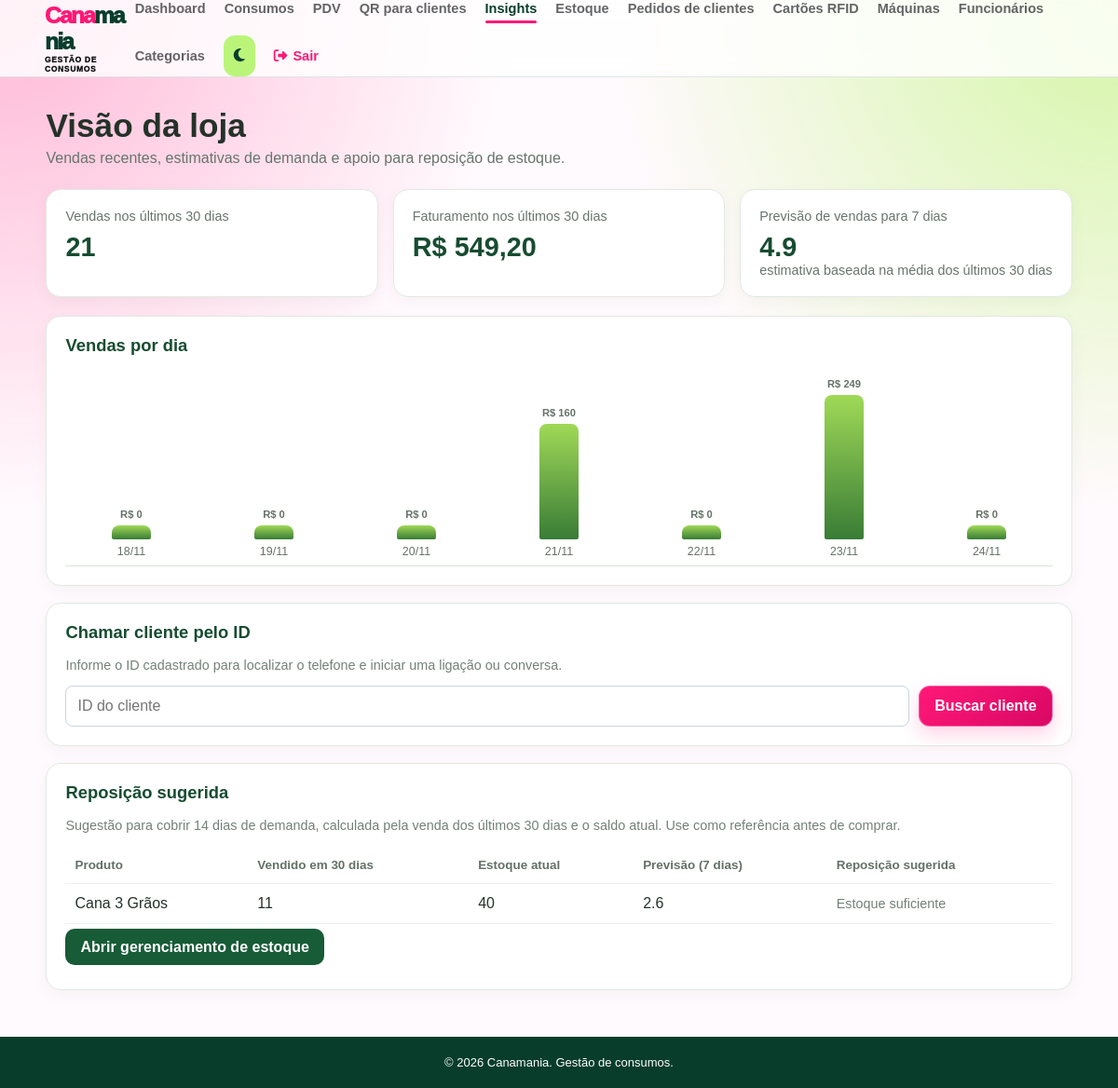
Page /insights/ (signed in) on the committed database.
### app/models/produtos.py (models this page shows, shortened)
class Produto(Base):
    __tablename__ = "produtos"
    id = Column(Integer, primary_key=True, index=True)
    nome = Column(String(200), unique=True, index=True)
    preco = Column(Float)
    estoque_atual = Column(Integer, nullable=False, default=0)
    possui_variacoes_tamanho = Column(Boolean, nullable=False, default=False, server_default="false")
    ativo = Column(Boolean, default=True)
    imagem_path = Column(String(255), nullable=True)
    categoria_id = Column(Integer, ForeignKey("categorias.id", ondelete="SET NULL"), nullable=True)
    categoria = relationship("Categoria", back_populates="produtos")
    estoques_tamanho = relationship(
        "EstoqueTamanho", back_populates="produto", cascade="all, delete-orphan"
    )
    estoques_variacoes = relationship(
        "EstoqueVariacao", back_populates="produto", cascade="all, delete-orphan"
    )

### app/controllers/insights_controller.py (the view)
@router.get("/")
def painel_insights(
    request: Request,
    cliente_id: int | None = None,
    db: Session = Depends(get_db),
    usuario=Depends(get_usuario_logado),
):
    agora = datetime.utcnow()
    trinta_dias = agora - timedelta(days=30)
    sete_dias = agora - timedelta(days=7)
    vendas_periodo = db.query(Venda).filter(Venda.criado_em >= trinta_dias).all()
    receita_30 = sum(float(v.total_liquido or 0) for v in vendas_periodo)
    dias = [(agora - timedelta(days=i)).date() for i in reversed(range(7))]
    vendas_por_dia = {dia: {"quantidade": 0, "receita": 0.0} for dia in dias}
    for venda in db.query(Venda).filter(Venda.criado_em >= sete_dias).all():
        dia = (venda.criado_em - timedelta(hours=3)).date() if venda.criado_em else None
        if dia in vendas_por_dia:
            vendas_por_dia[dia]["quantidade"] += 1
            vendas_por_dia[dia]["receita"] += float(venda.total_liquido or 0)
    max_receita = max((d["receita"] for d in vendas_por_dia.values()), default=0) or 1
    grafico = [{"dia": dia.strftime("%d/%m"), "receita": dados["receita"], "altura": max(8, round(dados["receita"] / max_receita * 100)), "vendas": dados["quantidade"]} for dia, dados in vendas_por_dia.items()]
    vendidos = dict(
        db.query(ItemVenda.produto_id, func.coalesce(func.sum(ItemVenda.quantidade), 0))
        .join(Venda, ItemVenda.venda_id == Venda.id)
        .filter(Venda.criado_em >= trinta_dias, ItemVenda.produto_id.isnot(None))
        .group_by(ItemVenda.produto_id).all()
    )
    saldos_filiais = dict(
        db.query(EstoqueFilial.produto_id, func.coalesce(func.sum(EstoqueFilial.quantidade), 0))
        .group_by(EstoqueFilial.produto_id).all()
    )
    produtos = db.query(Produto).filter(Produto.ativo == True).all()
    recomendacoes = []
    for produto in produtos:
        qtd_vendida = int(vendidos.get(produto.id, 0))
        if produto.eh_consumo or not qtd_vendida:
            continue
        estoque = int(saldos_filiais.get(produto.id, produto.estoque_atual or 0))
        if produto.possui_variacoes_tamanho:
            estoque = sum(int(v.estoque_atual or 0) for v in produto.estoques_variacoes)
        media_dia = qtd_vendida / 30
        previsao = round(media_dia * 7, 1)
        sugerido = max(0, int((media_dia * 14) - estoque + 0.999))
        recomendacoes.append({"nome": produto.nome, "estoque": estoque, "vendidos": qtd_vendida, "previsao": previsao, "sugerido": sugerido})
    recomendacoes.sort(key=lambda p: (p["sugerido"] == 0, -p["sugerido"], -p["vendidos"], p["nome"].lower()))
    cliente = db.query(Cliente).filter(Cliente.id == cliente_id, Cliente.ativo == True).first() if cliente_id else None
    telefone_limpo = "".join(c for c in (cliente.telefone or "") if c.isdigit()) if cliente else ""
    whatsapp = ("https://wa.me/55" + telefone_limpo) if len(telefone_limpo) in (10, 11) else ("https://wa.me/" + telefone_limpo if len(telefone_limpo) > 11 else "")
    return templates.TemplateResponse(request, "insights.html", {
        "request": request, "usuario": usuario, "cliente_id": cliente_id,
        "cliente": cliente, "telefone_limpo": telefone_limpo, "whatsapp": whatsapp,
        "grafico": grafico, "receita_30": receita_30,
        "vendas_30": len(vendas_periodo), "previsao_7": round(len(vendas_periodo) / 30 * 7, 1),
        "recomendacoes": recomendacoes[:10],
    })

### app/templates/insights.html (shortened to what this page needs)
{% extends "base.html" %}
{% block content %}
<main class="insights">
  <h1>Visão da loja</h1><p class="intro">Vendas recentes, estimativas de demanda e apoio para reposição de estoque.</p>
  <section class="insight-grid" aria-label="Resumo de vendas">
    <article class="insight-card"><span>Vendas nos últimos 30 dias</span><strong>{{ vendas_30 }}</strong></article>
    <article class="insight-card"><span>Faturamento nos últimos 30 dias</span><strong>R$ {{ '%.2f'|format(receita_30)|replace('.', ',') }}</strong></article>
    <article class="insight-card"><span>Previsão de vendas para 7 dias</span><strong>{{ previsao_7 }}</strong><span>estimativa baseada na média dos últimos 30 dias</span></article>
  </section>
  <section class="panel"><h2>Vendas por dia</h2><div class="bars" role="img" aria-label="Gráfico de faturamento dos últimos sete dias">
    {% for dia in grafico %}<div class="bar-col" title="{{ dia.vendas }} vendas"><b>R$ {{ '%.0f'|format(dia.receita) }}</b><div class="bar" style="height:{{ dia.altura }}%"></div><span>{{ dia.dia }}</span></div>{% endfor %}
  </div></section>
  <section class="panel"><h2>Chamar cliente pelo ID</h2><p class="muted">Informe o ID cadastrado para localizar o telefone e iniciar uma ligação ou conversa.</p>
    <form class="client-form" method="get" action="/insights/"><input name="cliente_id" type="number" min="1" required placeholder="ID do cliente" value="{{ cliente_id or '' }}"><button type="submit">Buscar cliente</button></form>
  </section>
  <section class="panel"><h2>Reposição sugerida</h2><p class="muted">Sugestão para cobrir 14 dias de demanda, calculada pela venda dos últimos 30 dias e o saldo atual. Use como referência antes de comprar.</p>
    <div class="table-wrap"><table><thead><tr><th>Produto</th><th>Vendido em 30 dias</th><th>Estoque atual</th><th>Previsão (7 dias)</th><th>Reposição sugerida</th></tr></thead><tbody>
    {% for item in recomendacoes %}<tr><td>{{ item.nome }}</td><td>{{ item.vendidos }}</td><td>{{ item.estoque }}</td><td>{{ item.previsao }}</td><td>{% if item.sugerido %}<span class="pill">{{ item.sugerido }} unidades</span>{% else %}<span class="muted">Estoque suficiente</span>{% endif %}</td></tr>{% else %}<tr><td colspan="5">Ainda não há vendas de produtos nos últimos 30 dias para calcular sugestões.</td></tr>{% endfor %}
    </tbody></table></div><p><a class="action" href="/estoque/">Abrir gerenciamento de estoque</a></p>
  </section>
</main>
{% endblock %}

### app/static/css/base.css (style rules this page uses)
:root { --cana-pink:#ff1877;--cana-lime:#baf57a;--cana-green:#083d2c;--cana-ink:#111315;--cana-bg:#fffafd;--cana-surface:#fff }
* { box-sizing: border-box; }
body { min-height: 100vh; margin: 0; display: flex; flex-direction: column; font-family: Arial, sans-serif; background-color: var(--cana-bg); color: var(--cana-ink); transition: background .3s,color .3s; }
:is(button,.btn-create,.btn-novo-produto,.btn-primario,.btn-add-carrinho-pdv,.btn-salvar-venda-final,.btn-ver-ranking,.filiais-heading a) { border-radius:12px!important;transition:transform .2s ease,background .2s ease,box-shadow .2s ease,color .2s ease!important }
:is(button,.btn-create,.btn-novo-produto,.btn-primario,.btn-add-carrinho-pdv,.btn-salvar-venda-final):not(.theme-toggle) { background:linear-gradient(135deg,#ff1877,#d90864)!important;color:#fff!important;border:1px solid rgba(255,255,255,.34)!important;box-shadow:0 9px 19px rgba(255,24,119,.18) }
:is(button,.btn-create,.btn-novo-produto,.btn-primario,.btn-add-carrinho-pdv,.btn-salvar-venda-final):not(:disabled):hover { transform:translateY(-2px);background:linear-gradient(135deg,#c9085a,#083d2c)!important;box-shadow:0 13px 25px rgba(8,61,44,.2) }

### app/static/css/ui.css (style rules this page uses)
:root { --page-padding-block: 40px; --page-padding-inline: 60px; --control-height: 44px; --control-radius: 8px; --control-border: #cbd5e1; --focus-ring: rgba(9, 20, 92, .18); }
button, .btn-primary, .btn-secondary, .btn-create, .btn-novo-produto, .btn-nova-venda, .btn-finalizar-dia, .btn-submit, .btn-cancel, .btn-acao, .btn-edit, .btn-toggle, .btn-primario, .btn-secundario, .btn-add-carrinho-pdv, .btn-salvar-venda-final, .btn-voltar-historico { min-height: var(--control-height); border-radius: var(--control-radius); transition: background-color .2s ease, border-color .2s ease, box-shadow .2s ease, transform .2s ease; }
input:not([type="checkbox"]):not([type="radio"]), select, textarea { min-height: var(--control-height); border-color: var(--control-border); border-radius: var(--control-radius); transition: border-color .2s ease, box-shadow .2s ease; }

### app/static/css/responsive.css (style rules this page uses)
html { -webkit-text-size-adjust: 100%; }
button, input, select, textarea { font: inherit; }
html, body { max-width: 100%; }
main, section, article, aside, form, fieldset, header, footer, nav, .container, .page, .main-content, .main-content > *, .page-header > *, .form-container, .card, .panel, .surface, .dashboard, .produtos-container-main, .vendas-container-main, .clientes-container, .armarios-page { min-width: 0; }
input, select, textarea, button { max-width: 100%; }
pre, code, a, p, td, th, label, small { overflow-wrap: anywhere; }
*, *::before, *::after { box-sizing: border-box; }

### app/static/css/theme-accents.css (style rules this page uses)
body::before { content: ""; position: fixed; inset: 0; z-index: -1; pointer-events: none; background-image: radial-gradient(circle at 0 0, #ffb7d5 0, transparent 34rem), radial-gradient(circle at 100% 0, #d4f5a5 0, transparent 34rem); }

### rows in the picture
Produto: nome "Cana 3 Grãos", vendidos "11", estoque "40", previsao "2.6"

### other values in the picture
{{ vendas_30 }} "21"
{{ '%.2f'|format(receita_30)|replace('.', ',') }} "549,20"
{{ previsao_7 }} "4.9"
{{ '%.0f'|format(dia.receita) }} "0" "0" "0" "160" "0" "249" "0"
{{ dia.dia }} "18/11" "19/11" "20/11" "21/11" "22/11" "23/11" "24/11"
